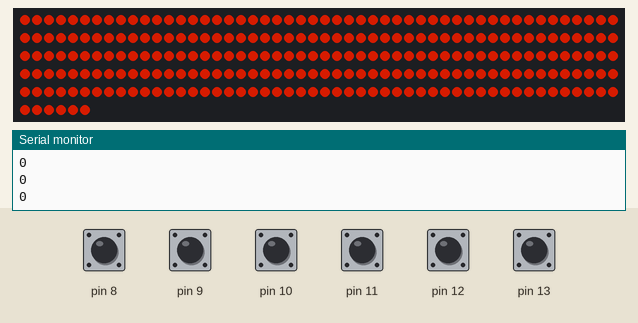
The program below on a simulated Arduino Uno, built with avr-gcc and run on an emulated ATmega328P. Shown: 256 RGB LEDs in strip order, left to right, continuing on the next row, the last lines printed to the serial monitor. The test bench sets the inputs (shaded band); at power-on: pin 8–13 HIGH. Dim RGB values are drawn brighter than linear.

Above: at 1.46 s.
1.5 s: pin 10 pulled LOW for 0.15 s
At 1.59 s:
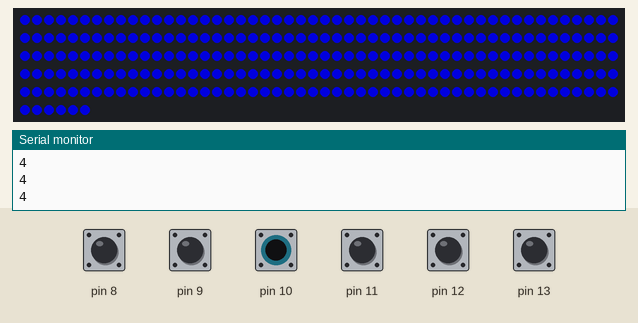
3.3 s: pin 8 pulled LOW for 1 s
At 3.68 s:
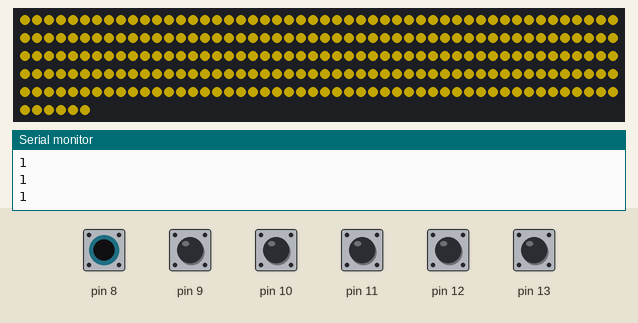
5.8 s: pin 9 pulled LOW for 0.15 s
8.9 s: pin 9 pulled LOW for 1 s
At 9.76 s:
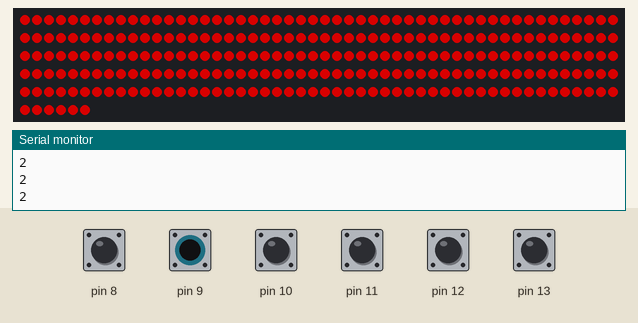
11.9 s: pin 10 pulled LOW for 1 s
At 12.62 s:
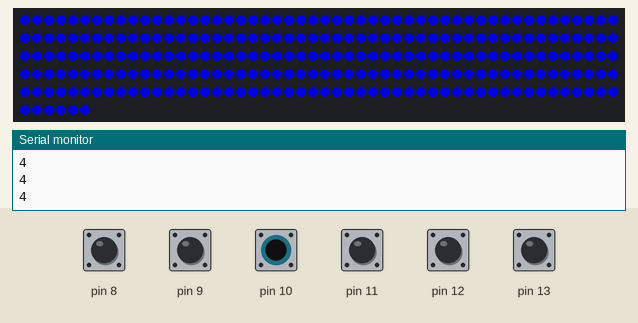
14.4 s: pin 8 pulled LOW for 1 s
At 14.86 s:
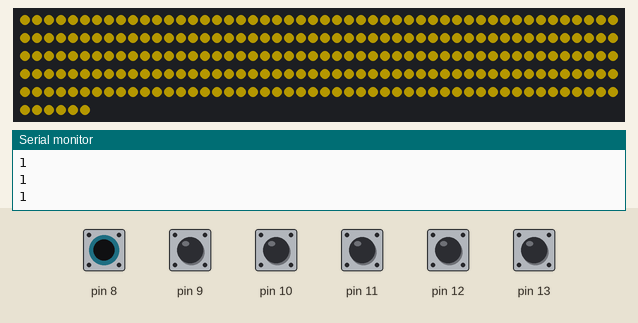

Measured:
- after the input at 1.5 s, the LEDs: change at once (image 1)
- after the input at 8.9 s, the LEDs: first change after 0.10 s (image 3 shows a later state)
- after the input at 11.9 s, the LEDs: first change at once (image 4 shows a later state)
- after the input at 14.4 s, the LEDs: change after 0.31 s (image 5)

The program:

main.cpp
```cpp
#include <Arduino.h>  //include library
#include <FastLED.h> //include library
#include "constants.h"
#include "pulse.h"
#include "rainbow.h"
#include "pinReader.h"

CRGB g_leds[NUM_LEDS]; //create our LED array object for all our LEDs
Rainbow rb = Rainbow();
Pulse pulseGold = Pulse();
Pulse pulseRed = Pulse();
Pulse pulseGreen = Pulse();
Pulse pulseBlue = Pulse();
Pulse pulsePurple = Pulse();
PinReader reader = PinReader();

int mode = 0;

void setup() {
  FastLED.addLeds<CHIP_SET, DATA_PIN, COLOR_ORDER>(g_leds, NUM_LEDS);
  FastLED.setMaxPowerInVoltsAndMilliamps(VOLTS, MAX_AMPS);
  FastLED.setBrightness(BRIGHTNESS);
  FastLED.clear();
  FastLED.show();
  pulseGold.init(CRGB::Gold);
  pulseRed.init(CRGB::Red);
  pulseGreen.init(CRGB::Green);
  pulseBlue.init(CRGB::Blue);
  pulsePurple.init(CRGB::Purple);
  rb.init(100);
  reader.init();

  Serial.begin(9600);
  Serial.println("Setup Complete");
}

void loop() {
  mode = reader.read();
  Serial.println(mode);
  //Serial.print("Pin 9 ");
  //Serial.println(digitalRead(9));

  switch (mode) {
    case 1:
      pulseGold.update();
      break;
    case 2:
      pulseRed.update();
      break;
    case 3:
      pulseGreen.update();
      break;
    case 4:
      pulseBlue.update();
      break;
    case 5:
      pulsePurple.update();
      break;
    default:
      rb.update();
  }
}
```

constants.h
```cpp
#ifndef CONST_H
#define CONST_H

#define NUM_LEDS 256 //how many LEDs are in your strip/panel
#define DATA_PIN 2 //signal wire is connected to this pin on arduino
#define COLOR_ORDER GRB //surprisingly, many LED strips don't use the color order Red,Green,Blue
#define CHIP_SET WS2812B //KnightKrawler uses WS2812B Leds, but there are many other options
#define BRIGHTNESS 255 //255 is maximum brightness, lower this value to limit brightness
#define VOLTS 5 //All WS2812B LED strips are 5v
#define MAX_AMPS 2500 //this value is in milliamps, our power converter allows for 3 amp at 5v. Choose a value at or bellow 3000 milliamps

#endif
```

pinReader.h
```cpp
#ifndef PINREADER_H
#define PINREADER_H

#include <Arduino.h>

class PinReader
{
public:
    void init() {
        //Ardunio has a built in pull up resistor for digital inputs
        //if the circuit is open, the pin will read high
        pinMode(8, INPUT_PULLUP);
        pinMode(9, INPUT_PULLUP);
        pinMode(10, INPUT_PULLUP);
        pinMode(11, INPUT_PULLUP);
        pinMode(12, INPUT_PULLUP);
        pinMode(13, INPUT_PULLUP);
    }

    //this will return 0 or 1
    //1 indicates the switch was closed (on)
    //0 indicates the switch was open (off)
    int checkPinIsClosed(int pin){
        if (digitalRead(pin) == LOW) {
            return 1;
        } else {
            return 0;
        }
    }

    int read(){
        int pin0 = checkPinIsClosed(8);
        int pin1 = checkPinIsClosed(9);
        int pin2 = checkPinIsClosed(10);
        int pin3 = checkPinIsClosed(11);
        int pin4 = checkPinIsClosed(12);
        int pin5 = checkPinIsClosed(13);

        //treat the pins as a binary number
        //001011 in binary is 0 + 0 + 8 + 0 + 2 + 1 = 11
        int val =  (32 * pin5) + (16 * pin4) + (8 * pin3) + (4 * pin2) + (2 * pin1) + (1 * pin0);

        //the return value will be between 0 - 63
        return val;
    }
};

#endif
```

pulse.cpp
```cpp
#include <FastLED.h>
#include "constants.h"
#include "pulse.h"

void Pulse::init(CRGB color)
{
    pulseColor = rgb2hsv_approximate(color);
}

void Pulse::update()
{
    if (pulseColor.value + step > 255 || pulseColor.value + step < 10)
    {
        step = -step; //reverse direction
    }

    pulseColor.value = pulseColor.value + step; //change the brightness of the LED
    fill_solid(g_leds, NUM_LEDS, pulseColor);
    FastLED.show();
}
```

pulse.h
```cpp
#ifndef PULSE_H
#define PULSE_H

#include <FastLED.h>

extern CRGB g_leds[];

class Pulse
{
    private:
        int step = -1;
        CHSV pulseColor = CHSV(0, 0, 255); //initialize to white

    public:
        void init(CRGB color);
        void update();
};

#endif
```

rainbow.h
```cpp
#ifndef RAINBOW_H
#define RAINBOW_H

#include <FastLED.h>
extern CRGB g_leds[];

class Rainbow
{
private:
    int waitMS = 0;
    int step = 1;
    CHSV rainbowColor = CHSV(0, 255, 255); //initialize to red


public:
    void init(int delay){
        waitMS = delay;
    }

    void update(){
        if (rainbowColor.hue + step > 255)
        {
            rainbowColor.hue = 0;
        }
        else
        {
            rainbowColor.hue = rainbowColor.hue + step;
        }

        fill_solid(g_leds, NUM_LEDS, rainbowColor);
        FastLED.show();
        delay(waitMS);
    }
};

#endif
```
